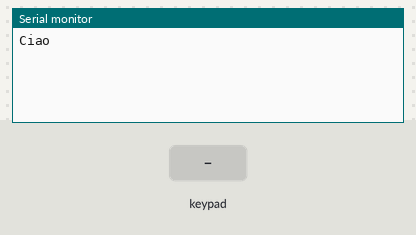
Recording of a sketch running on a simulated Arduino Uno, built with avr-gcc and run on an emulated ATmega328P. On the bench: the last lines printed to the serial monitor. Inputs (shaded band) come from the test bench.

Above: at 1.2 s.
1.3 s: key '0' pressed
At 2.3 s:
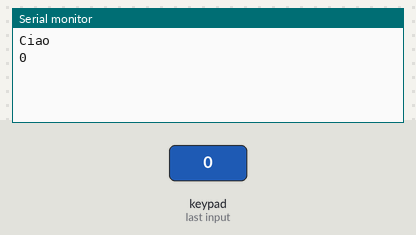
2.8 s: keypad keys 2 3 4 5 A pressed 0.4 s apart
At 5.9 s:
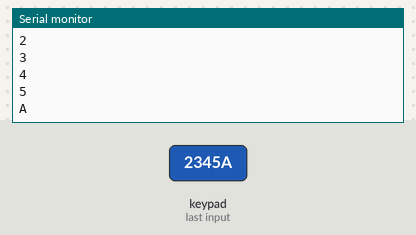
6.3 s: key 'B' pressed
At 7.5 s:
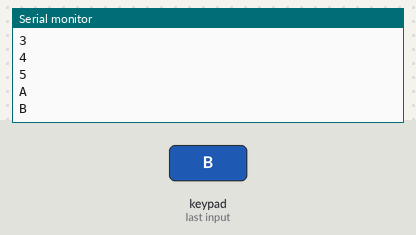
7.8 s: keypad keys 2 3 4 5 D pressed 0.4 s apart
At 10.0 s:
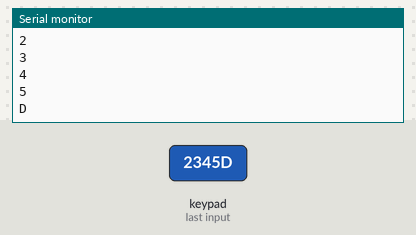
11.3 s: key 'C' pressed
At 12.4 s:
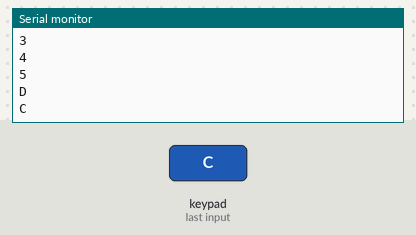
12.8 s: key 'E' pressed
At 13.6 s:
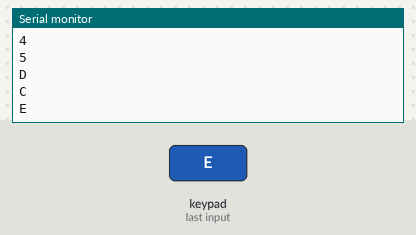
Timing chart, 0 to 15.3 s (numbered marks = the images above; inputs shaded):
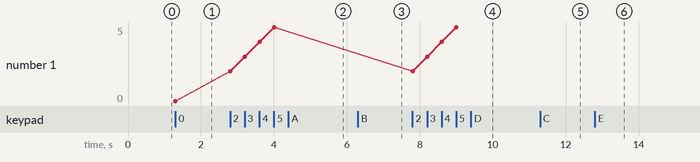

The sketch:

03_keypad_serial_log.ino
```cpp
#include <Keypad.h>
#include <SoftwareSerial.h>

// ================================================ Setup Keypad
const byte ROWS = 4; //four rows
const byte COLS = 4; //three columns
char keys[ROWS][COLS] = {
  {'0', '1', '2', '3'},
  {'4', '5', '6', '7'},
  {'8', '9', 'A', 'B'},
  {'C', 'D', 'E', 'F'}
};
byte rowPins[ROWS] = {2,3,4,5};   //connect to the row pinouts of the keypad
byte colPins[COLS] = {6,7,8,9}; //connect to the column pinouts of the keypad

Keypad keypad = Keypad( makeKeymap(keys), rowPins, colPins, ROWS, COLS );

// ================================================ Setup Serial
SoftwareSerial node(10, 11); // RX, TX

// =================================================
// Send message about pressed key on softwar serial link
void setup(){
  // setup console
  Serial.begin(9600);
  Serial.println("Ciao");

  // set data rate for the SoftwareSerial port
  node.begin(4800);
}

void loop(){
  char key = keypad.getKey();
  if (key != NO_KEY){
    Serial.println(key);
    node.println(key);
  }
}
```

Measured:
- after the input at 1.3 s, the serial monitor: prints a new line at once (image 1)
- after the input at 2.8 s, the serial monitor: prints a new line at once (image 2)
- after the input at 6.3 s, the serial monitor: prints a new line at once (image 3)
- after the input at 7.8 s, the serial monitor: prints a new line at once (image 4)
- after the input at 11.3 s, the serial monitor: prints a new line at once (image 5)
- after the input at 12.8 s, the serial monitor: prints a new line at once (image 6)
- plotted number 1: 0 → 5 after the input at 2.8 s
